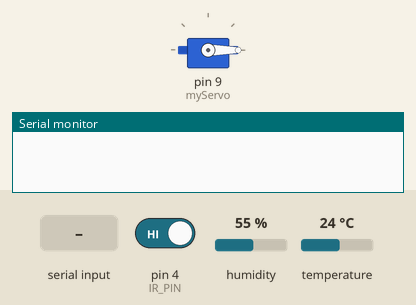
The sketch below on a simulated Arduino Uno, built with avr-gcc and run on an emulated ATmega328P. Shown: servo, the last lines printed to the serial monitor. The test bench sets the inputs (shaded band); at power-on: pin 4 (IR_PIN) HIGH, humidity 55 %, temperature 24 °C.

Above: at 1.2 s.
1.3 s: "OPEN_A\n" received over Serial
At 1.6 s:
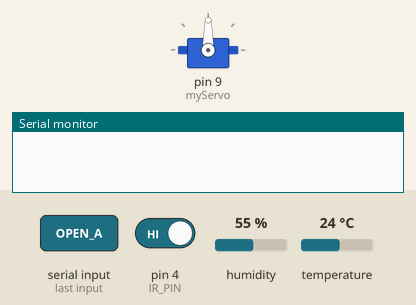
9.3 s: "OPEN_HOLD\n" received over Serial
At 10.2 s:
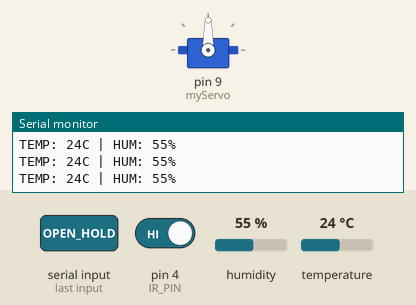
10.8 s: "CLOSE\n" received over Serial
At 11.2 s:
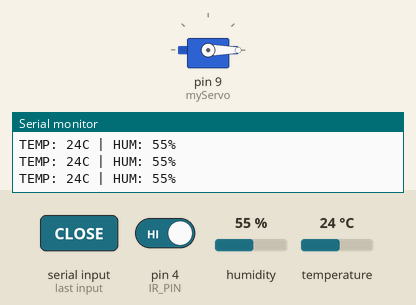
Timing chart, 0 to 13.3 s (numbered marks = the images above; inputs shaded):
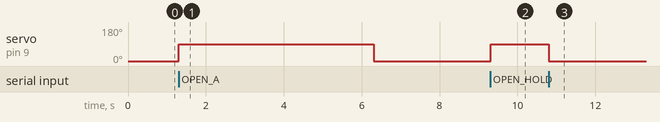

The sketch:

AI_Smart_Bin.ino
```cpp
#include <Servo.h>
#include <DHT.h>

#define DHTPIN 2        // 温湿度传感器
#define DHTTYPE DHT11
#define IR_PIN 4        // 红外传感器

Servo myServo;
DHT dht(DHTPIN, DHTTYPE);

String inputString = "";
boolean stringComplete = false;
unsigned long lastSensorTime = 0;

// 定义三种状态
enum LidState {
  STATE_CLOSED,      // 状态0: 关闭
  STATE_OPEN_AUTO,   // 状态1: 自动模式 (会倒计时关闭)
  STATE_OPEN_HOLD    // 状态2: 投篮模式 (一直开，不倒计时)
};

LidState currentState = STATE_CLOSED; // 当前状态
unsigned long lidOpenStartTime = 0;   // 记录什么时候开盖的
const long AUTO_CLOSE_DELAY = 5000;   // 自动关盖时间 (5秒)


bool objectDetected = false;

void setup() {
  Serial.begin(9600);
  myServo.attach(9);
  myServo.write(0); // 初始关闭
  dht.begin();
  pinMode(IR_PIN, INPUT);
}

void loop() {
  // 1：处理串口指令
  if (stringComplete) {
    inputString.trim();

    // 指令：普通自动开盖 (当AI 识别到物体)
    if (inputString == "OPEN_A") {
      // 只有在“非投篮模式”下，才允许 AI 控制盖子
      // 如果当前已经是 OPEN_HOLD，直接忽略 AI 的信号，防止干扰
      if (currentState != STATE_OPEN_HOLD) {
        currentState = STATE_OPEN_AUTO; // 进入倒计时模式（30秒）
        lidOpenStartTime = millis();    // 刷新计时器
        myServo.write(90);              // 开盖
      }
    }
    // 指令：投篮模式 (一直开)
    else if (inputString == "OPEN_HOLD") {
      currentState = STATE_OPEN_HOLD;   // 进入无限开盖模式
      myServo.write(90);                // 确保盖子是开的

    }
    // 指令：强制关闭 (超时或进球)
    else if (inputString == "CLOSE") {
      currentState = STATE_CLOSED;      // 切换回关闭状态
      myServo.write(0);                 // 关盖
    }

    inputString = "";
    stringComplete = false;
  }

  // 2：检查是否需要自动关盖
  // 只有在【自动模式】下才检查时间
  if (currentState == STATE_OPEN_AUTO) {
    // 如果时间超过了 5000 毫秒
    if (millis() - lidOpenStartTime >= AUTO_CLOSE_DELAY) {
      currentState = STATE_CLOSED; // 状态变回关闭
      myServo.write(0);            // 执行关盖
    }
  }


  // 3：红外线进球检测
  int irState = digitalRead(IR_PIN);
  if (irState == LOW && !objectDetected) {
    Serial.println("GOAL");
    objectDetected = true;
    delay(200);
  } else if (irState == HIGH) {
    objectDetected = false;
  }

  // 4：温湿度读取
  unsigned long currentMillis = millis();
  if (currentMillis - lastSensorTime >= 2000) {
    lastSensorTime = currentMillis;
    float h = dht.readHumidity();
    float t = dht.readTemperature();
    if (!isnan(h) && !isnan(t)) {
       Serial.print("TEMP: "); Serial.print((int)t);
       Serial.print("C | HUM: "); Serial.print((int)h);
       Serial.println("%");
    }
  }
}

// 串口中断
void serialEvent() {
  while (Serial.available()) {
    char inChar = (char)Serial.read();
    inputString += inChar;
    if (inChar == '\n') stringComplete = true;
  }
}
```

Measured:
- after the input at 1.3 s, servo on pin 9 (myServo): 0° → 90° at once, → 0° 5.0 s later
- after the input at 9.3 s, servo on pin 9 (myServo): 0° → 90° at once
- after the input at 10.8 s, servo on pin 9 (myServo): 90° → 0° at once
